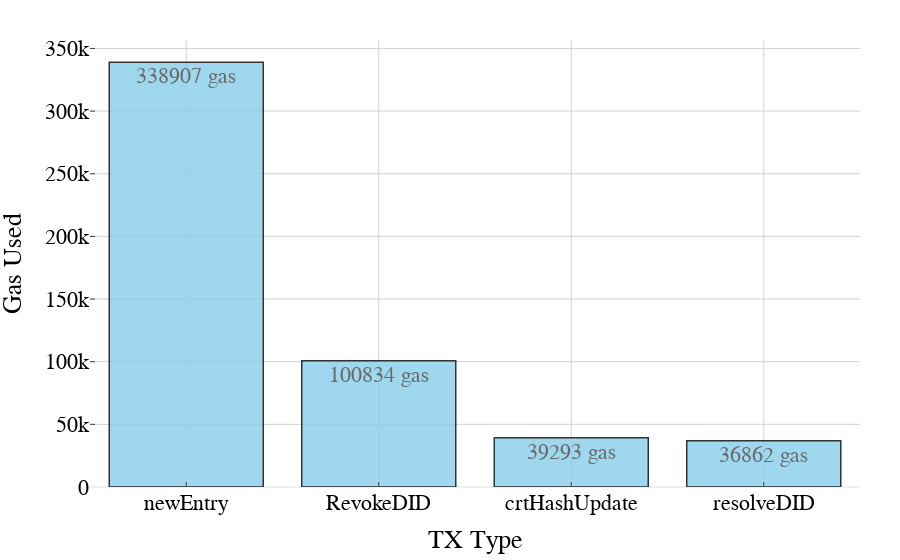

Write notebook code for a chart like this one.
### Code cell
#-------------------------PLOT DATA----------------------------------------

actualPriceETH = 3654 #Ethereum Avg Price in March 2024

data = {
    "Transaction": ["newEntry", "RevokeDID", "crtHashUpdate", "resolveDID"],
    "Used Gas": [338907, 100834, 39293, 36862],
}
df = pd.DataFrame(data)

# Plot gas used
custom_text3 = [f"{gas:.0f} gas" for gas in df["Used Gas"]]
fig3 = px.bar(df, x="Transaction", y="Used Gas", text=custom_text3)
fig3.update_traces(marker_color='skyblue', marker_line_color='black', marker_line_width=1.5, opacity=0.8)
fig3.update_xaxes(title='TX Type', showgrid=True, gridcolor='lightgray',ticks="inside")
fig3.update_yaxes(title='Gas Used', showgrid=True, gridcolor='lightgray',ticks="inside")

fig3.update_layout(
    font_family="Arial",
    font_size=22,
    font_color="black",
    title_font_size=16,
    margin=dict(l=40, r=40, t=40, b=40),
    template="plotly_white" # Clean background
)
fig3.show()
fig3.write_image("gas_used.png", width=1000, height=600, scale=3)

### Figure 1 — Plotly figure (JSON) as saved in the notebook; plotly's stock layout.template omitted (floating-point values rounded to 4 significant figures)
{"data": [{"hovertemplate": "Transaction=%{x}<br>Used Gas=%{y}<br>text=%{text}<extra></extra>", "legendgroup": "", "marker": {"color": "skyblue", "line": {"color": "black", "width": 1.5}, "pattern": {"shape": ""}}, "name": "", "opacity": 0.8, "orientation": "v", "showlegend": false, "text": ["338907 gas", "100834 gas", "39293 gas", "36862 gas"], "textposition": "auto", "type": "bar", "x": ["newEntry", "RevokeDID", "crtHashUpdate", "resolveDID"], "xaxis": "x", "y": [338907, 100834, 39293, 36862], "yaxis": "y"}], "layout": {"autosize": true, "barmode": "relative", "font": {"color": "black", "family": "Arial", "size": 22}, "legend": {"tracegroupgap": 0}, "margin": {"b": 40, "l": 40, "r": 40, "t": 40}, "title": {"font": {"size": 16}}, "xaxis": {"anchor": "y", "autorange": true, "domain": [0, 1], "gridcolor": "lightgray", "range": [-0.5, 3.5], "showgrid": true, "ticks": "inside", "title": {"text": "TX Type"}, "type": "category"}, "yaxis": {"anchor": "x", "autorange": true, "domain": [0, 1], "gridcolor": "lightgray", "range": [0, 356700.0], "showgrid": true, "ticks": "inside", "title": {"text": "Gas Used"}, "type": "linear"}}}
